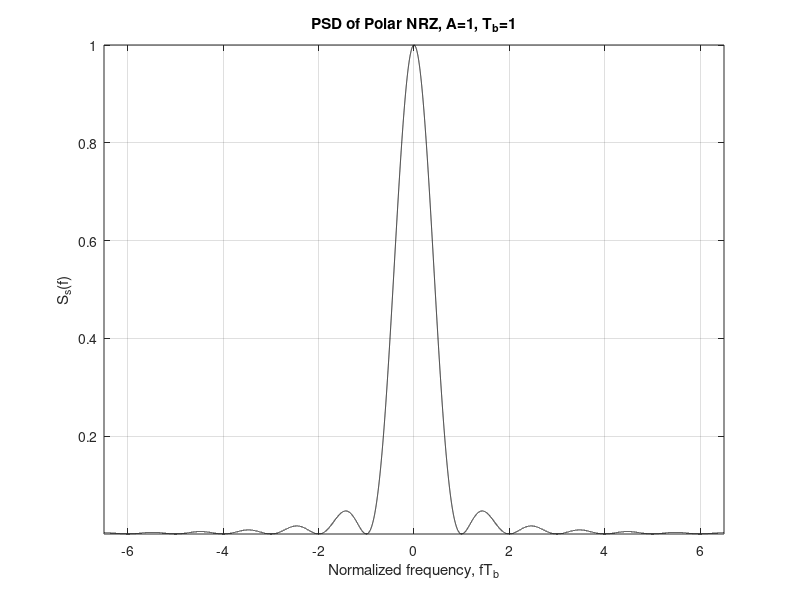
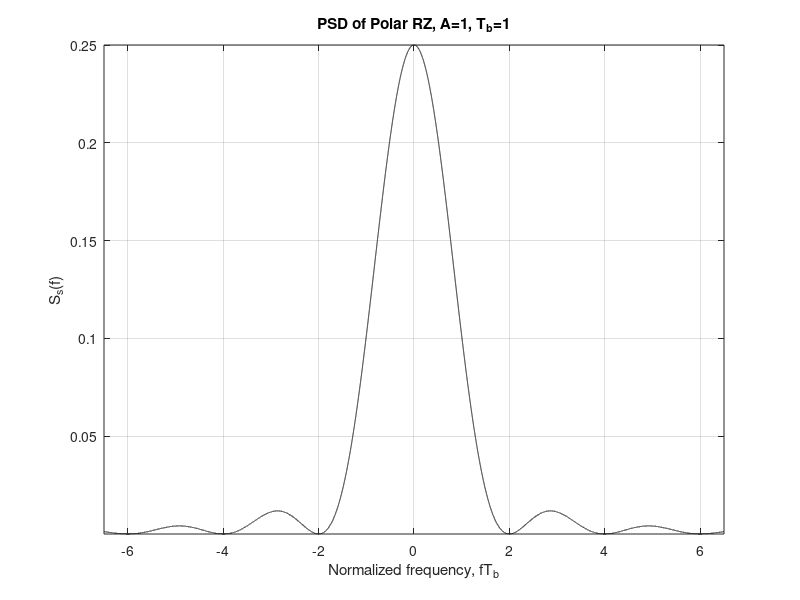
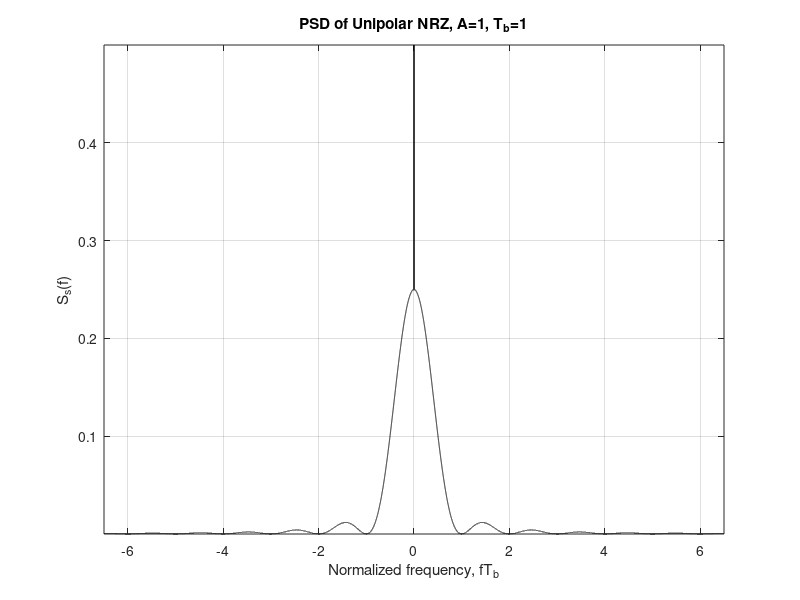
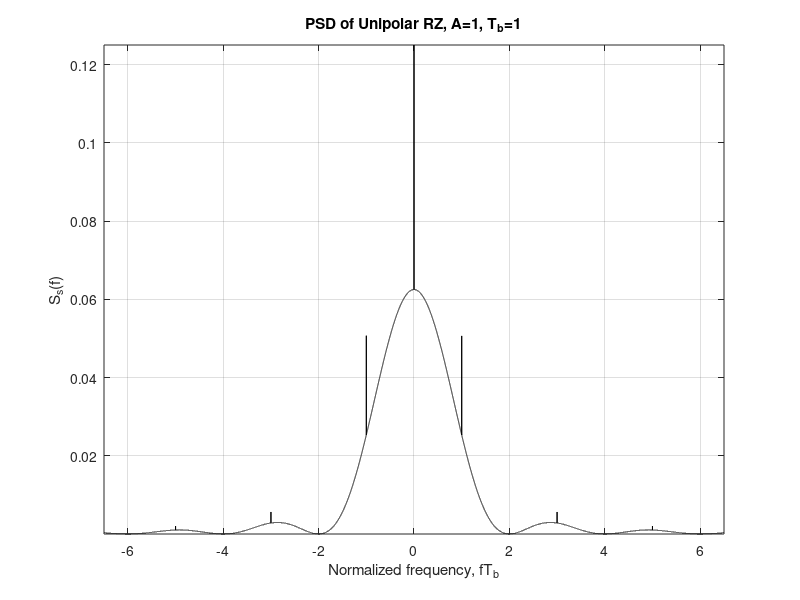

Write MATLAB code to recreate these figures, in order.
% Plot the PSD's of various combinations of pulse shapes and mappings of
% bits to amplitudes ("line codes") 
% EE 160 - Fall 2010 - San Jose State University (c) 2010.

clear all
a=1; T=1;
fTinit = -6.5; fTstop = -fTinit; % Assuming symmetric interval
nopoints = 50000;
fTinc = (fTstop-fTinit)/nopoints;
fT = [fTinit:fTinc:fTstop];
mid = round(length(fT)/2)+1;
% (1) Polar NRZ
Spnrz = a^2*T*(sinc(fT)).^2;
% (2) Polar RZ
Sprz = (a^2*T/4)*(sinc(fT./2)).^2;
% (3) Unipolar NRZ
Sunrz = (a^2*T/4)*(sinc(fT)).^2;   Sunrz(mid)=Sunrz(mid)+a^2/4;
% (4) Unipolar RZ
Surz = (a^2*T/16)*(sinc(fT./2)).^2; Surz(mid) = (1+1/T)*Surz(mid);
for i = 1:round(fTstop)-1
    Surz(mid+i*round(1/fTinc)) = (1+1/T)*Surz(mid+i*round(1/fTinc));
    Surz(mid-i*round(1/fTinc)) = (1+1/T)*Surz(mid-i*round(1/fTinc));
end
% (5) AMI NRZ
Saminrz = a^2*T*(sinc(fT)).^2.*(sin(pi*fT)).^2;
% (6) AMI RZ
Samirz = (a^2*T/4)*(sinc(fT./2)).^2.*(sin(pi*fT)).^2;
% (7) Manchester
Sman = a^2*T*(sinc(fT./2)).^2.*(sin(pi*fT./2)).^2;

% Plots:
figure(1), plot(fT, Spnrz, '-k'), axis tight, grid on
xlabel('Normalized frequency, fT_b'), ylabel('S_s(f)')
title('PSD of Polar NRZ, A=1, T_b=1')
figure(2), plot(fT, Sprz, '-k'), axis tight, grid on
xlabel('Normalized frequency, fT_b'), ylabel('S_s(f)')
title('PSD of Polar RZ, A=1, T_b=1')
figure(3), plot(fT, Sunrz, '-k'), axis tight, grid on
xlabel('Normalized frequency, fT_b'), ylabel('S_s(f)')
title('PSD of Unipolar NRZ, A=1, T_b=1')
figure(4), plot(fT, Surz, '-k'), axis tight, grid on
xlabel('Normalized frequency, fT_b'), ylabel('S_s(f)')
title('PSD of Unipolar RZ, A=1, T_b=1')
figure(5), plot(fT, Saminrz, '-k'), axis tight, grid on
xlabel('Normalized frequency, fT_b'), ylabel('S_s(f)')
title('PSD of AMI NRZ, A=1, T_b=1')
figure(6), plot(fT, Samirz, '-k'), axis tight, grid on
xlabel('Normalized frequency, fT_b'), ylabel('S_s(f)')
title('PSD of AMI RZ, A=1, T_b=1')
figure(7), plot(fT, Sman, '-k'), axis tight, grid on
xlabel('Normalized frequency, fT_b'), ylabel('S_s(f)')
title('PSD of Manchester code, A=1, T_b=1')
